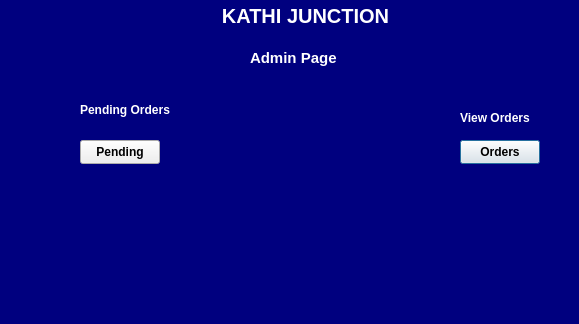
<?xml version="1.0" encoding="UTF-8"?>
<ui version="4.0">
 <class>KathiAdminPage</class>
 <widget class="QDialog" name="KathiAdminPage">
  <property name="geometry">
   <rect>
    <x>0</x>
    <y>0</y>
    <width>579</width>
    <height>324</height>
   </rect>
  </property>
  <property name="windowTitle">
   <string>Dialog</string>
  </property>
  <widget class="QLabel" name="label">
   <property name="geometry">
    <rect>
     <x>0</x>
     <y>0</y>
     <width>711</width>
     <height>31</height>
    </rect>
   </property>
   <property name="font">
    <font>
     <pointsize>15</pointsize>
     <bold>true</bold>
    </font>
   </property>
   <property name="styleSheet">
    <string notr="true">color: rgb(255, 255, 255);
background-color: rgb(0, 0, 127);</string>
   </property>
   <property name="text">
    <string>                                        KATHI JUNCTION</string>
   </property>
  </widget>
  <widget class="QLabel" name="label_2">
   <property name="geometry">
    <rect>
     <x>0</x>
     <y>30</y>
     <width>701</width>
     <height>471</height>
    </rect>
   </property>
   <property name="styleSheet">
    <string notr="true">background-color: rgb(0, 0, 127);</string>
   </property>
   <property name="text">
    <string/>
   </property>
  </widget>
  <widget class="QLabel" name="label_3">
   <property name="geometry">
    <rect>
     <x>250</x>
     <y>50</y>
     <width>91</width>
     <height>16</height>
    </rect>
   </property>
   <property name="font">
    <font>
     <pointsize>11</pointsize>
     <bold>true</bold>
    </font>
   </property>
   <property name="styleSheet">
    <string notr="true">color: rgb(255, 255, 255);</string>
   </property>
   <property name="text">
    <string>Admin Page</string>
   </property>
  </widget>
  <widget class="QLabel" name="label_4">
   <property name="geometry">
    <rect>
     <x>460</x>
     <y>110</y>
     <width>71</width>
     <height>16</height>
    </rect>
   </property>
   <property name="font">
    <font>
     <bold>true</bold>
    </font>
   </property>
   <property name="styleSheet">
    <string notr="true">color: rgb(255, 255, 255);</string>
   </property>
   <property name="text">
    <string>View Orders</string>
   </property>
  </widget>
  <widget class="QPushButton" name="pushButton">
   <property name="geometry">
    <rect>
     <x>460</x>
     <y>140</y>
     <width>80</width>
     <height>24</height>
    </rect>
   </property>
   <property name="font">
    <font>
     <bold>true</bold>
    </font>
   </property>
   <property name="text">
    <string>Orders</string>
   </property>
  </widget>
  <widget class="QPushButton" name="pushButton_2">
   <property name="geometry">
    <rect>
     <x>80</x>
     <y>140</y>
     <width>80</width>
     <height>24</height>
    </rect>
   </property>
   <property name="font">
    <font>
     <bold>true</bold>
    </font>
   </property>
   <property name="text">
    <string>Pending</string>
   </property>
  </widget>
  <widget class="QLabel" name="label_5">
   <property name="geometry">
    <rect>
     <x>80</x>
     <y>100</y>
     <width>91</width>
     <height>20</height>
    </rect>
   </property>
   <property name="font">
    <font>
     <bold>true</bold>
    </font>
   </property>
   <property name="styleSheet">
    <string notr="true">color: rgb(255, 255, 255);</string>
   </property>
   <property name="text">
    <string>Pending Orders</string>
   </property>
  </widget>
 </widget>
 <resources/>
 <connections/>
</ui>
